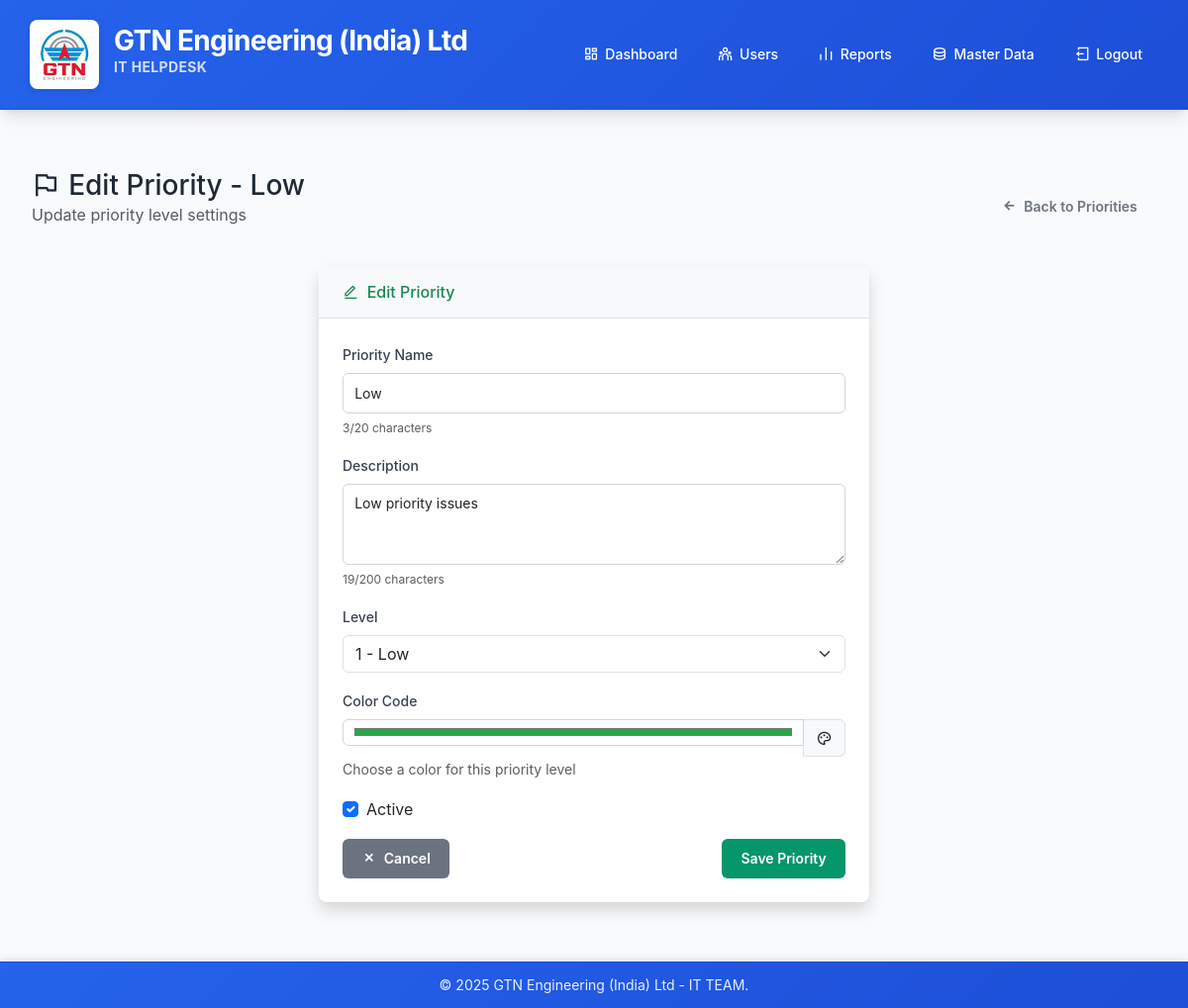
Page /super_admin/master_data/priorities/1/edit (signed in) on the committed database.
### models.py (models this page shows)
class MasterDataPriority(db.Model):
    __tablename__ = 'master_priorities'
    id = db.Column(db.Integer, primary_key=True)
    name = db.Column(db.String(20), unique=True, nullable=False)
    description = db.Column(db.String(200), nullable=True)
    level = db.Column(db.Integer, nullable=False)  # 1=Low, 2=Medium, 3=High, 4=Critical
    color_code = db.Column(db.String(7), nullable=True)  # Hex color for UI
    is_active = db.Column(db.Boolean, default=True)
    created_at = db.Column(db.DateTime, default=datetime.utcnow)
    updated_at = db.Column(db.DateTime, default=datetime.utcnow, onupdate=datetime.utcnow)

### routes.py (the view)
    def decorated_function(*args, **kwargs):
        if not is_logged_in():
            flash('Please log in to access this page.', 'warning')
            return redirect(url_for('common_login'))
        user = get_current_user()
        if not user or not user.is_super_admin:
            flash('Super Admin access required.', 'error')
            return redirect(url_for('index'))
        return f(*args, **kwargs)

### forms.py
class MasterDataPriorityForm(FlaskForm):
    name = StringField('Priority Name', validators=[DataRequired(), Length(min=2, max=20)])
    description = TextAreaField('Description', validators=[Length(max=200)])
    level = SelectField('Level', choices=[
        (1, '1 - Low'),
        (2, '2 - Medium'),
        (3, '3 - High'),
        (4, '4 - Critical')
    ], coerce=int, validators=[DataRequired()])
    color_code = StringField('Color Code', validators=[Length(max=7)], render_kw={'placeholder': '#007bff'})
    is_active = BooleanField('Active', default=True)
    submit = SubmitField('Save Priority')

### models.py (called while the page is built)
    @property
    def is_super_admin(self):
        return self.role == 'super_admin'

### routes.py (called while the page is built, shortened)
def is_logged_in():
    return 'user_id' in session

def get_current_user():
    if is_logged_in():
        return User.query.get(session['user_id'])
    return None

def super_admin_required(f):
    def decorated_function(*args, **kwargs):
        if not is_logged_in():
            flash('Please log in to access this page.', 'warning')
            return redirect(url_for('common_login'))
        user = get_current_user()
        if not user or not user.is_super_admin:
            flash('Super Admin access required.', 'error')
            return redirect(url_for('index'))
        return f(*args, **kwargs)
    decorated_function.__name__ = f.__name__
    return decorated_function

@app.route('/super_admin/master_data/priorities/<int:priority_id>/edit', methods=['GET', 'POST'])
@super_admin_required
def edit_priority(priority_id):
    priority = MasterDataPriority.query.get_or_404(priority_id)
    form = MasterDataPriorityForm(obj=priority)
    return render_template('master_data/edit_priority.html', form=form, priority=priority)

### templates/master_data/edit_priority.html (shortened to what this page needs)
{% extends "base.html" %}
{% block content %}
<div class="container-fluid">
    <div class="row">
        <div class="col-12">
            <div class="d-flex justify-content-between align-items-center mb-4">
                <div>
                    <h1 class="h3 mb-0 text-gray-800">
                        <i class="ri-flag-line me-2"></i>Edit Priority - {{ priority.name }}
                    </h1>
                    <p class="text-muted">Update priority level settings</p>
                </div>
                <div class="btn-group" role="group">
                    <a href="{{ url_for('manage_priorities') }}" class="btn btn-outline-secondary">
                        <i class="ri-arrow-left-line"></i> Back to Priorities
                    </a>
                </div>
            </div>
        </div>
    </div>
    <div class="row justify-content-center">
        <div class="col-lg-6">
            <div class="card shadow">
                <div class="card-header py-3">
                    <h6 class="m-0 font-weight-bold text-success">
                        <i class="ri-edit-line me-2"></i>Edit Priority
                    </h6>
                </div>
                <div class="card-body">
                    <form method="POST">
                        <div class="form-group mb-3">
                            {{ form.name.label(class="form-label") }}
                            {{ form.name(class="form-control") }}
                        </div>
                        <div class="form-group mb-3">
                            {{ form.description.label(class="form-label") }}
                            {{ form.description(class="form-control", rows="3") }}
                        </div>
                        <div class="form-group mb-3">
                            {{ form.level.label(class="form-label") }}
                            {{ form.level(class="form-select") }}
                        </div>
                        <div class="form-group mb-3">
                            {{ form.color_code.label(class="form-label") }}
                            <div class="input-group">
                                {{ form.color_code(class="form-control", type="color") }}
                                <span class="input-group-text">
                                    <i class="ri-palette-line"></i>
                                </span>
                            </div>
                            <small class="text-muted">Choose a color for this priority level</small>
                        </div>
                        <div class="form-group mb-3">
                            <div class="form-check">
                                {{ form.is_active(class="form-check-input") }}
                                {{ form.is_active.label(class="form-check-label") }}
                            </div>
                        </div>
                        <div class="d-flex justify-content-between">
                            <a href="{{ url_for('manage_priorities') }}" class="btn btn-secondary">
                                <i class="ri-close-line"></i> Cancel
                            </a>
                            {{ form.submit(class="btn btn-success") }}
                        </div>
                    </form>
                </div>
            </div>
        </div>
    </div>
</div>
{% endblock %}

### static/style.css (style rules this page uses)
* { margin: 0; padding: 0; box-sizing: border-box; }
:root { --primary-color: #2563eb; --primary-dark: #1d4ed8; --primary-light: #3b82f6; --secondary-color: #64748b; --accent-color: #f59e0b; --success-color: #059669; --warning-color: #d97706; --danger-color: #dc2626; --light-bg: #f8fafc; --white: #ffffff; --gray-50: #f9fafb; --gray-100: #f3f4f6; --gray-200: #e5e7eb; --gray-300: #d1d5db; --gray-400: #9ca3af; --gray-500: #6b7280; --gray-600: #4b5563; --gray-700: #374151; --gray-800: #1f2937; --gray-900: #111827; --border-radius: 8px; --border-radius-lg: 12px; --border-radius-xl: 16px; --shadow-sm: 0 1px 2px 0 rgb(0 0 0 / 0.05); --shadow: 0 1px 3px 0 rgb(0 0 0 / 0.1), 0 1px 2px -1px rgb(0 0 0 / 0.1); --shadow-md: 0 4px 6px -1px rgb(0 0 0 / 0.1), 0 2px 4px -2px rgb(0 0 0 / 0.1); --shadow-lg: 0 10px 15px -3px rgb(0 0 0 / 0.1), 0 4px 6px -4px rgb(0 0 0 / 0.1); --shadow-xl: 0 20px 25px -5px rgb(0 0 0 / 0.1), 0 8px 10px -6px rgb(0 0 0 / 0.1); --gradient-primary: linear-gradient(135deg, var(--primary-color) 0%, var(--primary-dark) 100%); --gradient-hero: linear-gradient(135deg, #667eea 0%, #764ba2 100%); --gradient-feature: linear-gradient(135deg, #f093fb 0%, #f5576c 100%); --transition-base: all 0.3s cubic-bezier(0.4, 0, 0.2, 1); --transition-fast: all 0.15s cubic-bezier(0.4, 0, 0.2, 1); }
body, html { height: 100%; font-family: 'Inter', -apple-system, BlinkMacSystemFont, 'Segoe UI', 'Roboto', sans-serif; background: var(--light-bg); color: var(--gray-800); line-height: 1.6; overflow-x: hidden; }
.card-header { background: var(--gray-50); border-bottom: 1px solid var(--gray-200); padding: 20px 24px; }
.card-body { padding: 24px; }
.form-control { border: 1px solid var(--gray-300); border-radius: var(--border-radius); padding: 12px 16px; font-size: 0.875rem; transition: all 0.2s ease; background: var(--white); }
.form-label { font-weight: 600; color: var(--gray-700); margin-bottom: 8px; font-size: 0.875rem; }
.btn { font-weight: 600; border-radius: var(--border-radius); padding: 12px 24px; font-size: 0.875rem; transition: all 0.2s ease; border: none; cursor: pointer; text-decoration: none; display: inline-flex; align-items: center; gap: 8px; }
.btn-success { background: var(--success-color); color: white; }
.btn-secondary { background: var(--gray-500); color: white; }
.card { border: none; box-shadow: 0 2px 4px rgba(0,0,0,0.1); border-radius: 8px; }
.card-header { background-color: #f8f9fa; border-bottom: 1px solid #dee2e6; font-weight: 600; }
.form-group { margin-bottom: 0.75rem; }
.form-label { font-size: 0.875rem; font-weight: 500; color: var(--gray-700); margin-bottom: 0.4rem; }
.form-control { padding: 0.55rem 0.7rem; font-size: 0.875rem; border-radius: 6px; border: 1px solid var(--gray-300); margin-bottom: 0.3rem; }
.btn { padding: 0.6rem 1.2rem; font-size: 0.875rem; border-radius: 6px; }

### rows in the picture
MasterDataPriority: name "Low", description "Low priority issues", level "1 - Low", color_code "#28a745", is_active "☑"
